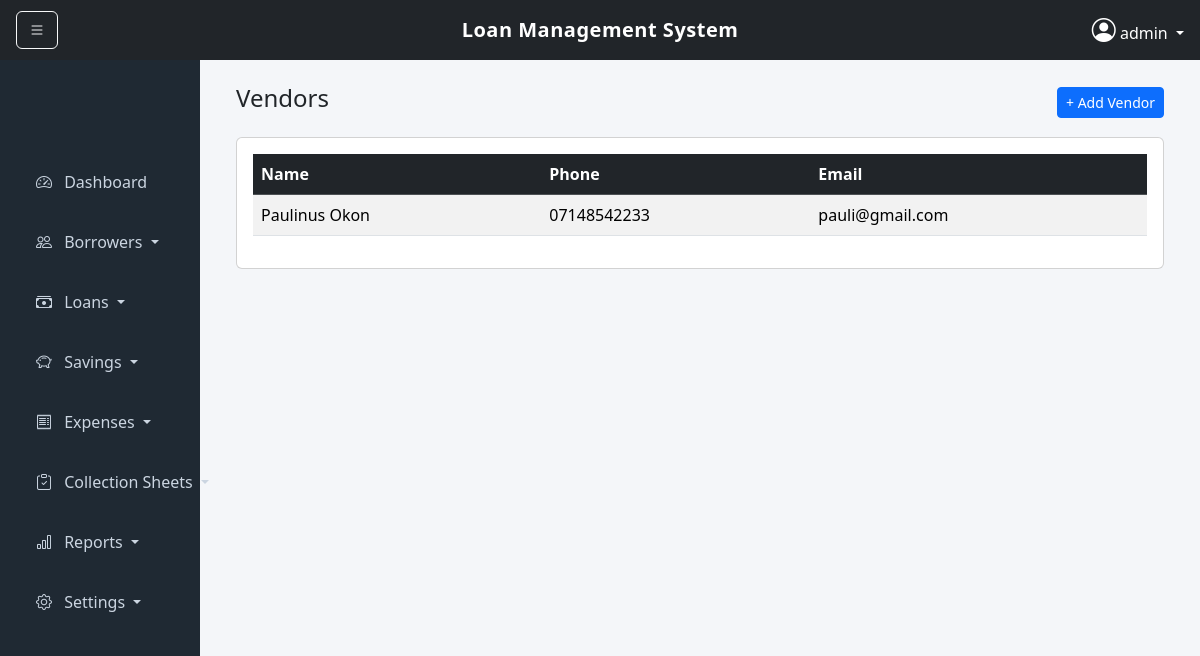
Page /vendors/ (signed in) on the committed database.
### core/models.py (models this page shows, shortened)
class Vendor(models.Model):
    organization = models.ForeignKey(Organization, on_delete=models.CASCADE)
    name = models.CharField(max_length=200)
    phone = models.CharField(max_length=50, blank=True, null=True)
    email = models.EmailField(blank=True, null=True)

### core/views.py (the view)
# urls.py: path('vendors/', views.vendors_view, name='vendors'),
@login_required
def vendors_view(request):
    vendors = Vendor.objects.filter(
        organization=request.user.loanofficer.organization
    )
    return render(request, 'vendors.html', {'vendors': vendors})

### core/templates/vendors.html
{% extends "base.html" %}
{% block content %}
<div class="container-fluid">
  <div class="d-flex justify-content-between align-items-center mb-3">
    <h4>Vendors</h4>
    <a href="{% url 'add_vendor' %}" class="btn btn-primary btn-sm">
      + Add Vendor
    </a>
  </div>
  <div class="card">
    <div class="card-body table-responsive">
      <table class="table table-striped table-hover">
        <thead class="table-dark">
          <tr>
            <th>Name</th>
            <th>Phone</th>
            <th>Email</th>
          </tr>
        </thead>
        <tbody>
          {% for vendor in vendors %}
          <tr>
            <td>{{ vendor.name }}</td>
            <td>{{ vendor.phone }}</td>
            <td>{{ vendor.email }}</td>
          </tr>
          {% empty %}
          <tr>
            <td colspan="3" class="text-center text-muted">No vendors found</td>
          </tr>
          {% endfor %}
        </tbody>
      </table>
    </div>
  </div>
</div>
{% endblock %}

### core/templates/base.html (shortened to what this page needs)
<!DOCTYPE html>
<html lang="en">
  <head>
    <link href="https://cdn.jsdelivr.net/npm/bootstrap@5.3.2/dist/css/bootstrap.min.css" rel="stylesheet">
    <link href="https://cdn.jsdelivr.net/npm/bootstrap-icons@1.11.1/font/bootstrap-icons.css" rel="stylesheet">
  </head>
  <body>
    <nav class="navbar navbar-dark bg-dark topbar px-3 position-relative">
      <button class="btn btn-outline-light me-2" id="toggleSidebar">
        <i class="bi bi-list"></i>
      </button>
      <span class="navbar-brand project-title">
        Loan Management System
      </span>
      <div class="dropdown ms-auto">
        <a class="text-white dropdown-toggle text-decoration-none" href="#" data-bs-toggle="dropdown">
          <i class="bi bi-person-circle fs-4"></i>
          {{ request.user.username }}
        </a>
      </div>
    </nav>
    <div class="container-fluid">
      <div class="row">
        <div id="sidebar" class="col-md-3 col-lg-2 sidebar p-3">
          <div class="nav flex-column sidebar-menu">
            <a href="/" class="nav-link">
              <i class="bi bi-speedometer2 me-2"></i> Dashboard
            </a>
            <div class="nav-item dropdown">
              <a class="nav-link dropdown-toggle" href="#" data-bs-toggle="collapse" data-bs-target="#borrowersMenu">
                <i class="bi bi-people me-2"></i> Borrowers
              </a>
            </div>
            <div class="nav-item dropdown">
              <a class="nav-link dropdown-toggle" href="#" data-bs-toggle="collapse" data-bs-target="#loansMenu">
                <i class="bi bi-cash-stack me-2"></i> Loans
              </a>
            </div>
            <div class="nav-item dropdown">
              <a class="nav-link dropdown-toggle" href="#" data-bs-toggle="collapse" data-bs-target="#savingsMenu">
                <i class="bi bi-piggy-bank me-2"></i> Savings
              </a>
            </div>
            <div class="nav-item dropdown">
              <a class="nav-link dropdown-toggle" href="#" data-bs-toggle="collapse" data-bs-target="#expensesMenu">
                <i class="bi bi-receipt me-2"></i> Expenses
              </a>
            </div>
            <div class="nav-item dropdown">
              <a class="nav-link dropdown-toggle" href="#" data-bs-toggle="collapse" data-bs-target="#collectionsMenu">
                <i class="bi bi-clipboard-check me-2"></i> Collection Sheets
              </a>
            </div>
            <div class="nav-item dropdown">
              <a class="nav-link dropdown-toggle" href="#" data-bs-toggle="collapse" data-bs-target="#reportsMenu">
                <i class="bi bi-bar-chart me-2"></i> Reports
              </a>
            </div>
            <div class="nav-item dropdown">
              <a class="nav-link dropdown-toggle" href="#" data-bs-toggle="collapse" data-bs-target="#settingsMenu">
                <i class="bi bi-gear me-2"></i> Settings
              </a>
            </div>
          </div>
        </div>
        <div id="content" class="col content">
          {% block content %}{% endblock %}
        </div>
      </div>
    </div>
  </body>
</html>

### core/templates/base.html (style rules this page uses)
body { background-color: #f4f6f9; }
.topbar { height: 60px; }
.project-title { position: absolute; left: 50%; transform: translateX(-50%); font-weight: 600; letter-spacing: 0.5px; }
.sidebar { min-height: 100vh; background-color: #1f2933; transition: all 0.3s ease; }
.sidebar .nav-link { color: #cbd5e1; padding: 14px 20px; margin-bottom: 8px; border-radius: 6px; }
.sidebar-menu { padding-top: 80px; }
.content { padding: 24px; transition: margin-left 0.3s ease; }

### rows in the picture
Vendor: name "Paulinus Okon", phone "07148542233", email "pauli@gmail.com"

### other values in the picture
{{ request.user.username }} "admin"
